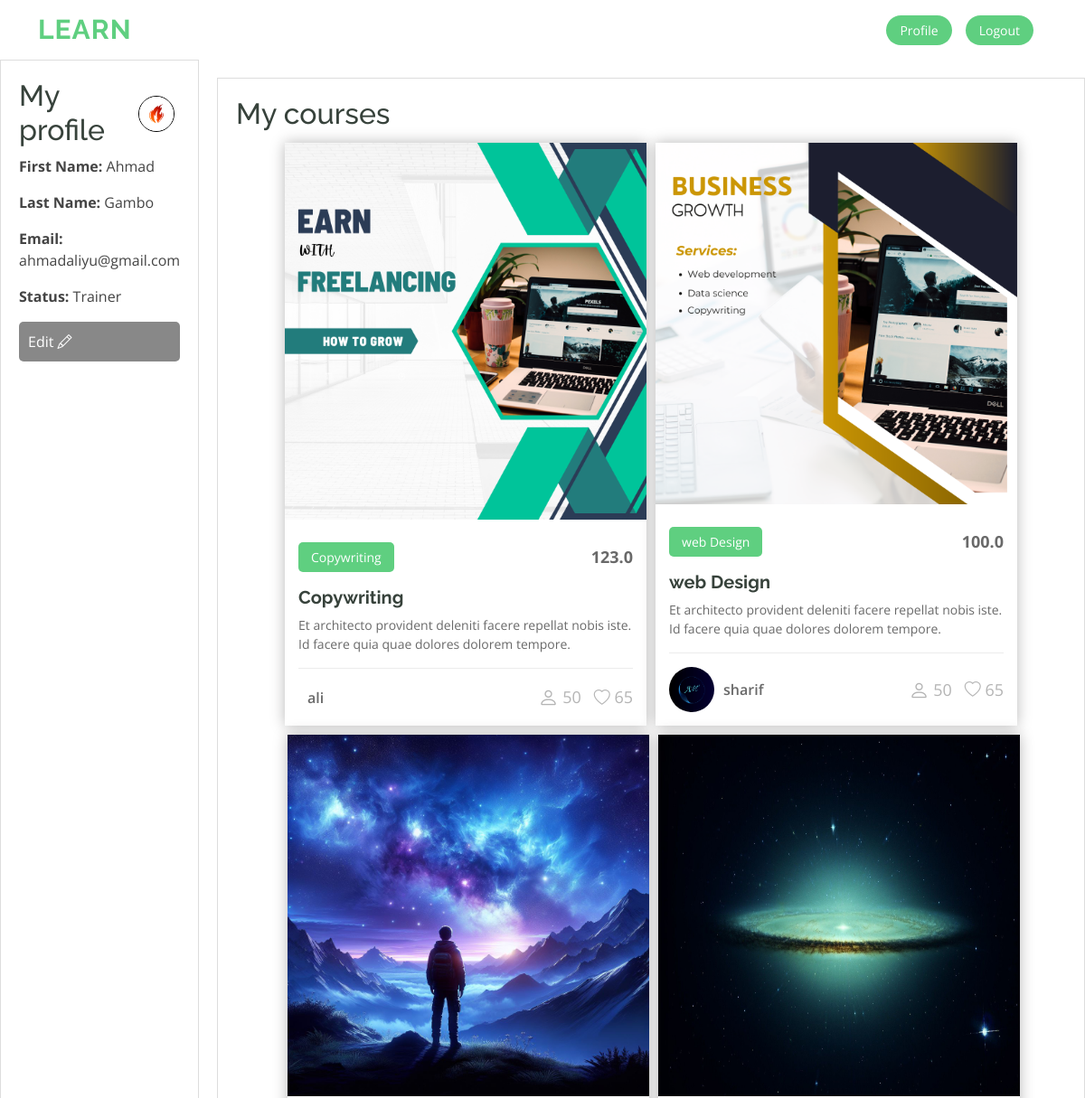
Page /dashboard (signed in, upper part) on the earlier database version.
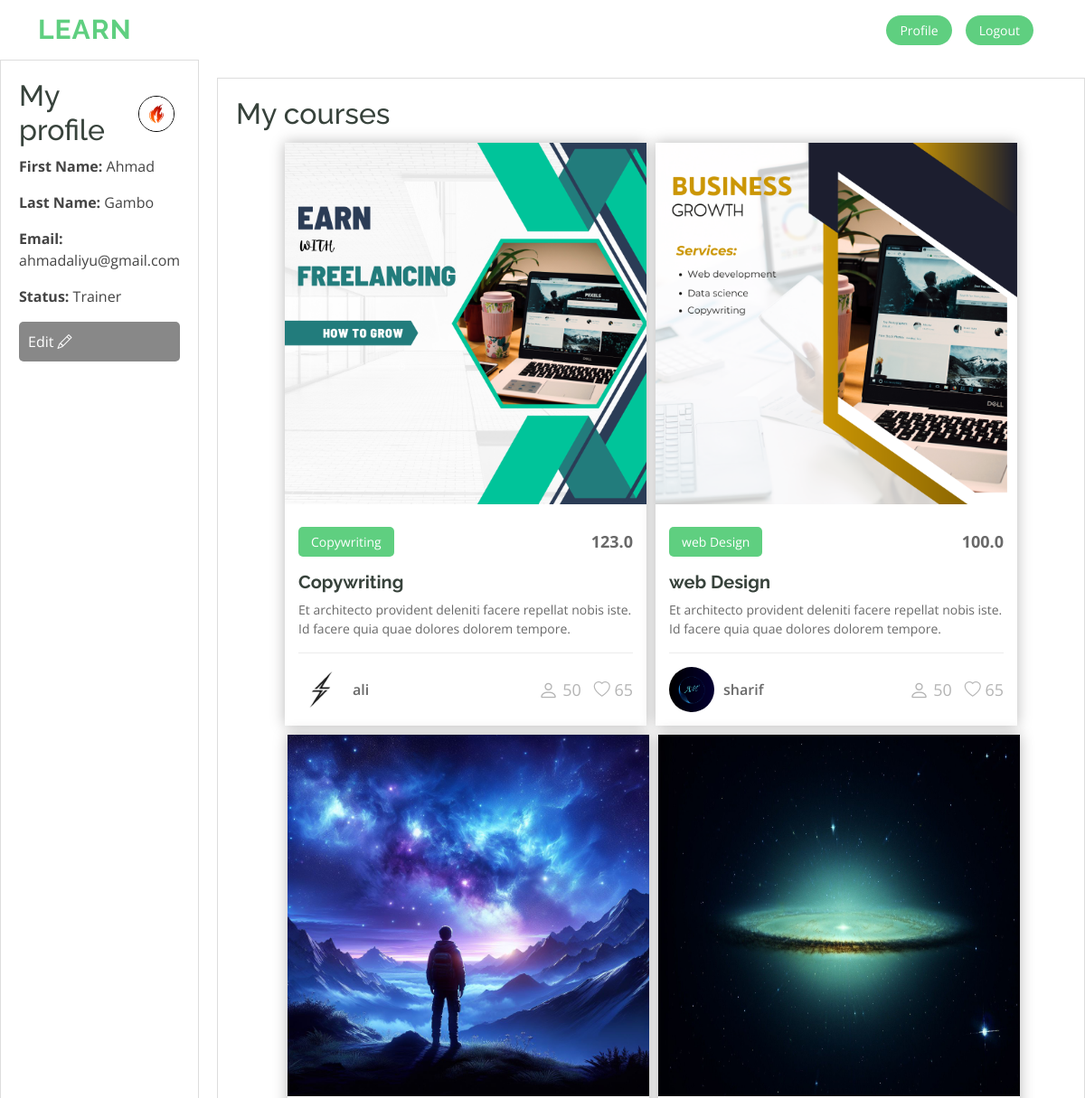
Same page on the later database version.
### edu/models.py (models this page shows, shortened)
class Course(models.Model):
    course_name = models.CharField(max_length=100)
    trainer = models.ForeignKey(Trainer, on_delete=models.CASCADE)
    cover_photo = models.ImageField(upload_to="static/img/")
    price = models.FloatField()

class Trainer(models.Model):
    user = models.OneToOneField(User, on_delete=models.CASCADE)
    bio = models.TextField()
    passport_photo = models.ImageField(upload_to="static/img/")
    def __str__(self):
        return str(self.user)

### edu/views.py (the view, shortened to what this page needs)
# urls.py: path("dashboard", v.dash, name="DashBoard"),
def dash(req, user_id=None):
    if req.user.is_authenticated and req.method == "GET":
        courses = Course.objects.select_related("trainer")
        if req.user.is_superuser:
            messages.info(
                req,
                "You are a super user, Your profile page is not ready, contact the developer",
            )
            return redirect("Home")
        if req.user.is_staff and not req.user.is_superuser:
            trainer_profile_pic = Trainer.objects.get(user=req.user)
            return render(
                req,
                "trainer_profile.html",
                {
                    "profile_pic": trainer_profile_pic.passport_photo.url,
                    "courses": courses,
                },
            )
        elif not req.user.is_staff:
            student = Student.objects.get(user=req.user)
            courses = student.courses.all()
            return render(req, "student_profile.html", {"courses": courses})
    else:
        return redirect("Login")

### edu/templates/trainer_profile.html (shortened to what this page needs)
{% extends "base.html" %}
{% load static %}
{% block content %}
<body>
    <div class="profile-container">
        <div class="profile">
            <h2>My profile
            <button type="button" class="btn-none" data-bs-toggle="modal" data-bs-target="#exampleModal">
                <img src="{{profile_pic}}" alt="Profile Picture" class="profile-pic" style="cursor: pointer;" onclick="pictureForm()">
              </button>
            </h2>
            <p><strong>First Name:</strong> {{user.first_name}}</p>
            <p><strong>Last Name:</strong> {{user.last_name}}</p>
            <p><strong>Email:</strong> {{user.email}}</p>
            <p><strong>Status:</strong> Trainer</p>
            <a href="{% url 'edit_trainer_profile' %}"><button class="edit-profile-button">Edit <i
                        class="bi bi-pencil"></i></button></a>
        </div>
        <div class="courses">
        <h2>My courses</h2>
        <div class="courses-train">
            {% for course in courses %}
            <div class="course">
                <img src="{{course.cover_photo.url}}" class="course-image" alt="...">
                <div class="course-content">
                  <div class="d-flex justify-content-between align-items-center mb-3">
                    <p class="category">{{course.course_name}}</p>
                    <p class="price">{{ course.price }}</p>
                  </div>
                  <h3><a href="{% url 'Course_detail' %}">{{course.course_name}}</a></h3>
                  <p class="description">Et architecto provident deleniti facere repellat nobis iste. Id facere quia quae
                    dolores dolorem tempore.</p>
                  <div class="trainer d-flex justify-content-between align-items-center">
                    <div class="trainer-profile d-flex align-items-center">
                        <img src="{{course.trainer.passport_photo.url}}" class="img-fluid" alt="">
                        <a href="" class="trainer-link">{{course.trainer}}</a>
                    </div>
                    <div class="trainer-rank d-flex align-items-center">
                      <i class="bi bi-person user-icon"></i>&nbsp;50
                      &nbsp;&nbsp;
                      <i class="bi bi-heart heart-icon"></i>&nbsp;65
                    </div>
                  </div>
                </div>
              </div>
              {% endfor %}
              </div>
        </div>
    </div>
</body>
{% endblock %}

### edu/templates/base.html (shortened to what this page needs)
<!DOCTYPE html>
<html lang="en">
{% load static %}
<head>
    <link href="{% static 'assets/vendor/bootstrap/css/bootstrap.min.css' %}" rel="stylesheet">
    <link href="{% static 'assets/vendor/bootstrap-icons/bootstrap-icons.css' %}" rel="stylesheet">
    <link href="{% static 'assets/vendor/aos/aos.css' %}" rel="stylesheet">
    <link href="{% static 'assets/vendor/glightbox/css/glightbox.min.css' %}" rel="stylesheet">
    <link href="{% static 'assets/vendor/swiper/swiper-bundle.min.css' %}" rel="stylesheet">
    <link href="{% static 'assets/css/main.css' %}" rel="stylesheet">
    <link href="../../static/assets/css/main.css" rel="stylesheet">
</head>
<body>
    <header id="header" class="header d-flex align-items-center sticky-top">
        <div class="container-fluid container-xl position-relative d-flex align-items-center">
            <a href="{% url 'Home' %}" class="logo d-flex align-items-center me-auto">
                <h1 class="sitename">Learn</h1>
            </a>
            {% if user.is_authenticated %}
            <a class="btn-getstarted" href="{% url 'DashBoard' %}">Profile</a>
            <a class="btn-getstarted" href="{% url 'Logout' %}">Logout</a>
            {% else %}
            <a class="btn-getstarted" href="{% url 'Login' %}">Login</a>
            <a class="btn-getstarted" href="{% url 'RedirectMe' %}">Signup</a>
            {% endif %}
        </div>
    </header>
    {% block content %}
    {% endblock %}
</body>
</html>

### static/assets/css/main.css (style rules this page uses)
:root { --default-font: "Open Sans", system-ui, -apple-system, "Segoe UI", Roboto, "Helvetica Neue", Arial, "Noto Sans", "Liberation Sans", sans-serif, "Apple Color Emoji", "Segoe UI Emoji", "Segoe UI Symbol", "Noto Color Emoji"; --heading-font: "Raleway", sans-serif; --nav-font: "Poppins", sans-serif; }
:root { --background-color: #ffffff; --background-color-rgb: 255, 255, 255; --default-color: #444444; --default-color-rgb: 68, 68, 68; --heading-color: #37423b; --heading-color-rgb: 55, 66, 59; --accent-color: #5fcf80; --accent-color-rgb: 95, 207, 128; --contrast-color: #ffffff; --contrast-color-rgb: 255, 255, 255; }
:root { --nav-color: #272828; --nav-hover-color: #5fcf80; --nav-dropdown-color: #272828; --nav-dropdown-hover-color: #5fcf80; --nav-dropdown-background-color: #ffffff; }
:root { scroll-behavior: smooth; }
body { color: var(--default-color); background-color: var(--background-color); font-family: var(--default-font); }
a { color: var(--accent-color); text-decoration: none; transition: 0.3s; }
h1, h2, h3, h4, h5, h6 { color: var(--heading-color); font-family: var(--heading-font); }
.header { color: var(--default-color); background-color: var(--background-color); padding: 15px 0; transition: all 0.5s; z-index: 997; }
.header .logo { line-height: 1; }
.header .logo h1 { font-weight: 700; font-size: 30px; margin: 0; letter-spacing: 1px; text-transform: uppercase; color: var(--accent-color); }
.header .btn-getstarted, .header .btn-getstarted:focus { color: var(--contrast-color); background: var(--accent-color); font-size: 14px; padding: 8px 25px; margin: 0 0 0 30px; border-radius: 50px; transition: 0.3s; }
@media (max-width: 1200px) { .header .logo { order: 1; } }
@media (max-width: 1200px) { .header .btn-getstarted { order: 2; margin: 0 15px 0 0; padding: 6px 15px; } }
.courses .course-content { padding: 15px; }
.courses .course-content h3 { font-weight: 700; font-size: 20px; }
.courses .course-content h3 a { color: var(--heading-color); transition: 0.3s; }
.courses .course-content .category { background: var(--accent-color); color: var(--contrast-color); font-size: 14px; padding: 6px 14px; margin: 0; border-radius: 5px; }
.courses .course-content .price { margin: 0; font-weight: 700; font-size: 18px; color: rgba(var(--default-color-rgb), 0.8); }
.courses .course-content .description { font-size: 14px; color: rgba(var(--default-color-rgb), 0.8); }
.courses .trainer { padding-top: 15px; border-top: 1px solid rgba(var(--default-color-rgb), 0.1); }
.courses .trainer .trainer-profile img { max-width: 50px; border-radius: 50px; }
.courses .trainer .trainer-profile .trainer-link { padding-left: 10px; font-weight: 600; font-size: 16px; color: rgba(var(--default-color-rgb), 0.8); transition: 0.3s; }
.courses .trainer .trainer-rank { font-size: 18px; color: rgba(var(--default-color-rgb), 0.4); }
.courses .trainer .trainer-rank .user-icon { font-size: 22px; }
.profile-container { display: flex; width: 100%; max-width: 1200px; margin: 0 auto; }
.profile { flex: 1; margin-right: 20px; padding: 20px; border: 1px solid #ddd; }
.profile h2 { display: flex; align-items: center; }
.profile-pic { width: 40px; height: 40px; border-radius: 50%; border: 1px solid #000; margin-left: 10px; }
.courses { width: 100%; display: flex; flex-direction: column; border: 1px solid #ddd; padding: 20px; }
.courses-train { display: flex; flex-wrap: wrap; width: 100%; justify-content: center; }
.course-image { width: 100%; height: auto; margin-bottom: 10px; }
.edit-profile-button { display: block; width: 100%; padding: 10px; background-color: #888; color: #fff; border: none; border-radius: 5px; text-align: left; }
.courses, .achievements { margin-top: 20px; }
.courses h2, .achievements h2 { margin-top: 0; }
.course { width: 400px; height: auto; margin-top: 4%; margin: 5px; background-color: #ffffff; box-shadow: 0px 0px 15px #b9b8b8; display: flex; flex-direction: column; }
.course:last-child { margin-right: 0; }
.course-image { width: 100%; height: 70%; position: relative; top: 0; }
.btn-none { border: none; background: transparent; display: inline; }

Differences in the rows shown:
changed through a linked row, Course "Copywriting": trainer.passport_photo: picture added
